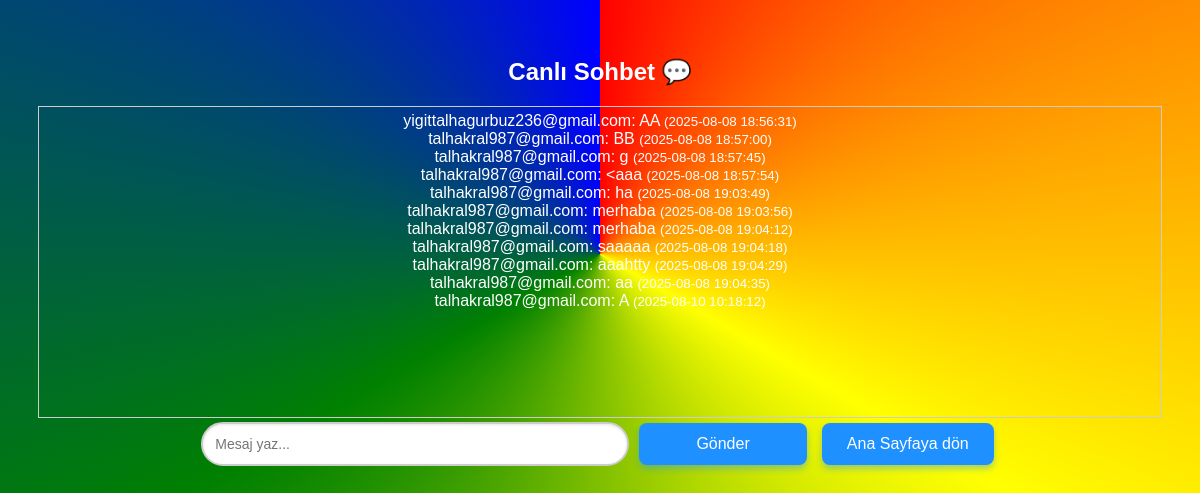
Page /canli_sohbet (signed in) on the earlier database version.
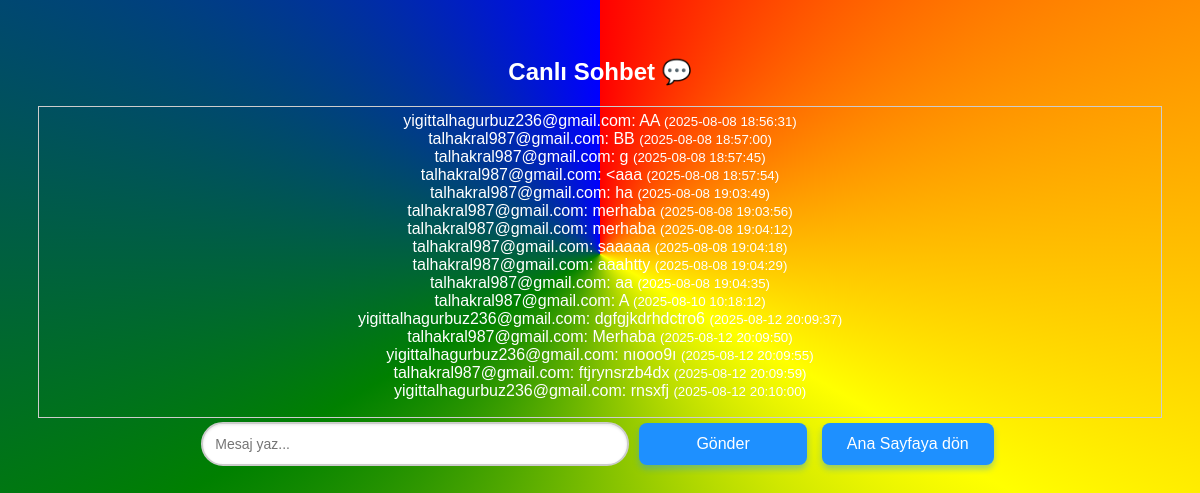
Same page on the later database version.
### main.py (models this page shows)
class ChatMessage(db.Model):
    id = db.Column(db.Integer, primary_key=True)
    username = db.Column(db.String(100), nullable=False)
    message = db.Column(db.Text, nullable=False)
    timestamp = db.Column(db.String(50), nullable=False)

### main.py (the view)
@app.route('/canli_sohbet')
def canli_sohbet():
    if 'user_id' not in session:
        return redirect(url_for('login', next=request.path))
    user = User.query.get(session['user_id'])
    if not user:  # Kullanıcı bulunamadıysa
        session.clear()
        return redirect(url_for('login', next=request.path))
    messages = ChatMessage.query.order_by(ChatMessage.id).all()
    return render_template('canli_sohbet.html', username=user.login, messages=messages)

### templates/canli_sohbet.html (shortened to what this page needs)
<!DOCTYPE html>
<html lang="tr">
<head>
    <link rel="stylesheet" href="{{ url_for('static', filename='css/style.css') }}">
</head>
<body>
    <h2>Canlı Sohbet 💬</h2>
    <div id="messages">
        {% for m in messages %}
            <div>{{ m.username }}: {{ m.message }} <small>({{ m.timestamp }})</small></div>
        {% endfor %}
    </div>
    <input id="msg" type="text" placeholder="Mesaj yaz..." autofocus>
    <button id="sendBtn">Gönder</button>
    <button type="button" onclick="window.location.href='{{ url_for('home') }}'">Ana Sayfaya dön</button>
</body>
</html>

### static/css/style.css (style rules this page uses)
body { font-family: Arial, sans-serif; background: conic-gradient(red, yellow, green, blue); color: white; text-align: center; padding: 30px; }
html { scroll-behavior:smooth }
button { background-color: #1e90ff; color: white; border: none; padding: 12px 25px; margin: 5px; border-radius: 8px; font-size: 16px; cursor: pointer; transition: background-color 0.3s ease, transform 0.2s ease; box-shadow: 0 4px 6px rgba(30, 144, 255, 0.4); }
#messages { border: 1px solid #ccc; height: 300px; overflow-y: scroll; padding: 5px; }
#sendBtn { width: 15%; }
#msg { width: 100%; max-width: 400px; padding: 12px; font-size: 14px; border: 2px solid #ccc; border-radius: 25px; outline: none; transition: all 0.3s ease; box-shadow: inset 0 1px 3px rgba(0,0,0,0.1); }

Differences in the rows shown:
added ChatMessage: username "yigittalhagurbuz236@gmail.com", message "dgfgjkdrhdctro6", timestamp "2025-08-12 20:09:37"
added ChatMessage: username "talhakral987@gmail.com", message "Merhaba", timestamp "2025-08-12 20:09:50"
added ChatMessage: username "yigittalhagurbuz236@gmail.com", message "nıooo9ı", timestamp "2025-08-12 20:09:55"
added ChatMessage: username "talhakral987@gmail.com", message "ftjrynsrzb4dx", timestamp "2025-08-12 20:09:59"
added ChatMessage: username "yigittalhagurbuz236@gmail.com", message "rnsxfj", timestamp "2025-08-12 20:10:00"
